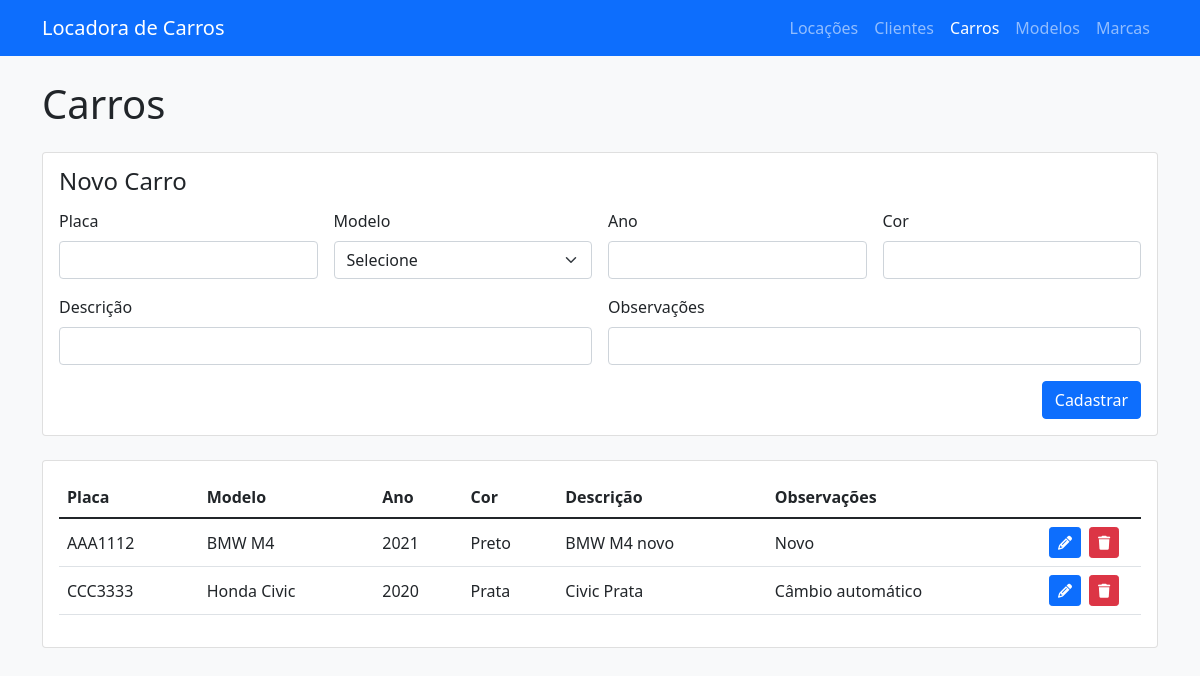
The page /carros/ on the database as committed earlier.
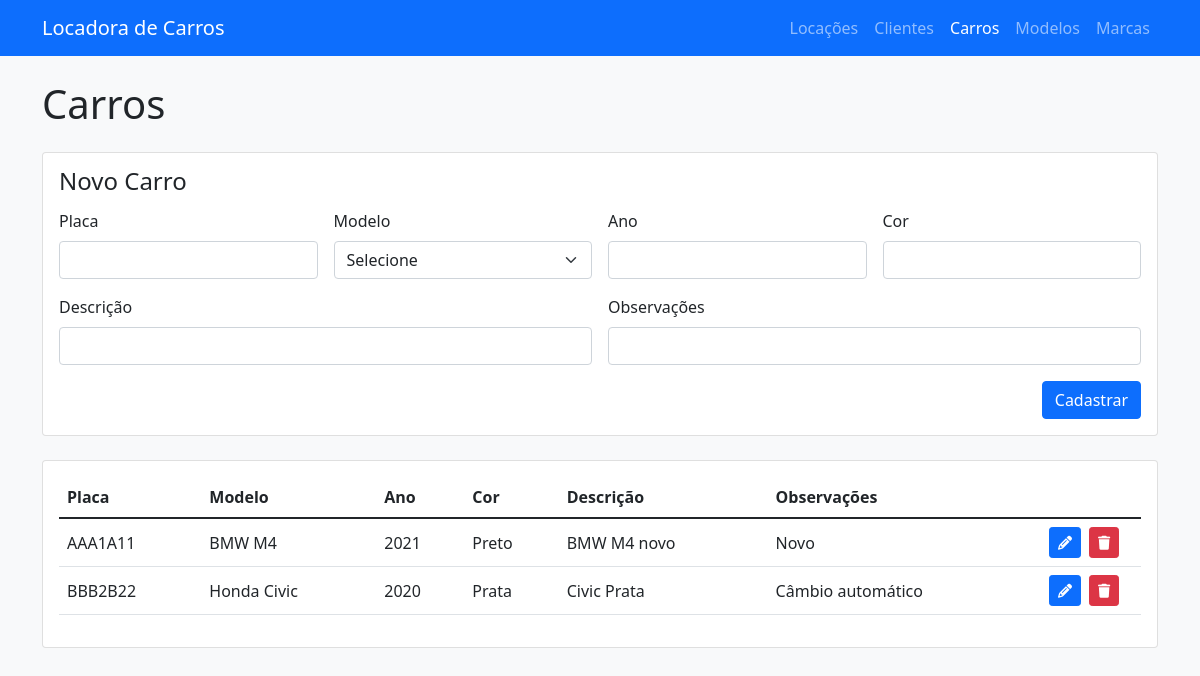
The same page on the database as committed later.
### Apps/Carros/models.py (models this page shows, shortened)
class Carro(models.Model):
    placa = models.CharField(max_length=7)
    modelo = models.ForeignKey(modelo_models.Modelo, on_delete=models.CASCADE)
    ano = models.CharField(max_length=20)
    cor = models.CharField(max_length=20)
    descricao = models.CharField(max_length=200)
    observacoes = models.CharField(max_length=200)

### Apps/Modelos/models.py (models this page shows)
class Modelo(models.Model):
    nome = models.CharField(max_length=50)
    marca = models.ForeignKey(marca_models.Marca, on_delete=models.CASCADE)
    descricao = models.CharField(max_length=200)
    def __str__(self):
        texto = '{0} {1}'
        return texto.format(self.marca.nome, self.nome)

### Apps/Marcas/models.py (models this page shows, shortened)
class Marca(models.Model):
    nome = models.CharField(max_length=50)
    descricao = models.CharField(max_length=200)

### Apps/Carros/views.py (the view)
# urls.py: path('', views.listarCarros, name='carros'),
def listarCarros(request):
    listaDeCarros = Carro.objects.all()
    listaDeModelos = modelo_models.Modelo.objects.all()
    return render(request, 'carros/index.html', {'carros': listaDeCarros, 'modelos': listaDeModelos})

### templates/carros/index.html (shortened to what this page needs)
{% extends '../base.html' %}
{% block content %}
    <h1>Carros</h1>
    <div class="card my-4">
        <div class="card-body">
            <h2 class="d-flex justify-content-between mb-3 fs-4 lh-1">
                {% if carro %}
                    <span>Editar Carro</span> <a href="/carros" class="fs-6 text-danger text-decoration-none">Cancelar</a>
                {% else %}
                    Novo Carro
                {% endif %}
            </h2>
            <form action="{% if carro %}/carros/atualizar/{{ carro.id }}{% else %}/carros/cadastrar/{% endif %}" method="POST">
                <div class="row g-3">
                    <div class="col-sm-6 col-lg-3">
                        <label for="placa" class="form-label">Placa</label>
                        <input type="text" minlength="7" maxlength="7" class="form-control" name="placa" id="placa" value="{{ carro.placa }}" data-placa required>
                    </div>
                    <div class="col-sm-6 col-lg-3">
                        <label for="modelo" class="form-label">Modelo</label>
                        <select class="form-select" name="modelo" id="modelo" value="{{ carro.modelo }}" required>
                            <option value="">Selecione</option>
                        </select>
                    </div>
                    <div class="col-sm-6 col-lg-3">
                        <label for="ano" class="form-label">Ano</label>
                        <input type="text" maxlength="20" class="form-control" name="ano" id="ano" value="{{ carro.ano }}" required>
                    </div>
                    <div class="col-sm-6 col-lg-3">
                        <label for="cor" class="form-label">Cor</label>
                        <input type="text" maxlength="20" class="form-control" name="cor" id="cor" value="{{ carro.cor }}" required>
                    </div>
                    <div class="col-lg-6">
                        <label for="descricao" class="form-label">Descrição</label>
                        <input type="text" maxlength="200" class="form-control" name="descricao" id="descricao"
                            value="{{ carro.descricao }}">
                    </div>
                    <div class="col-lg-6">
                        <label for="observacoes" class="form-label">Observações</label>
                        <input type="text" maxlength="200" class="form-control" name="observacoes" id="observacoes"
                            value="{{ carro.observacoes }}">
                    </div>
                </div>
                <div class="row mt-3">
                    <div class="col d-flex justify-content-sm-end">
                        <button type="submit" class="btn btn-primary flex-grow-1 flex-sm-grow-0">
                            {% if carro %}
                            Salvar
                            {% else %}
                            Cadastrar
                            {% endif %}
                        </button>
                    </div>
                </div>
            </form>
        </div>
    </div>
    <div class="card">
        <div class="card-body">
            <table class="table table-hover">
                <thead>
                    <tr>
                        <th scope="col">Placa</th>
                        <th scope="col">Modelo</th>
                        <th scope="col">Ano</th>
                        <th scope="col">Cor</th>
                        <th scope="col">Descrição</th>
                        <th scope="col">Observações</th>
                        <th scope="col"></th>
                    </tr>
                </thead>
                <tbody>
                    {% for carro in carros %}
                    <tr valign="middle">
                        <td>{{ carro.placa }}</td>
                        <td>{{ carro.modelo }}</td>
                        <td>{{ carro.ano }}</td>
                        <td>{{ carro.cor }}</td>
                        <td>{{ carro.descricao }}</td>
                        <td>{{ carro.observacoes }}</td>
                        <td width="100px">
                            <div class="d-flex gap-2">
                                <a href="/carros/{{ carro.id }}" class="btn btn-sm btn-primary" title="Editar">
                                    <i class="fas fa-pencil-alt"></i>
                                </a>
                                <button data-bs-toggle="modal" data-bs-target="#aviso-deletar" data-href="/carros/deletar/{{ carro.id }}"
                                    class="btn btn-sm btn-danger" title="Remover">
                                    <i class="fas fa-trash"></i>
                                </button>
                            </div>
                        </td>
                    </tr>
                    {% endfor %}
                </tbody>
            </table>
        </div>
    </div>
{% endblock %}

### templates/base.html (shortened to what this page needs)
<!DOCTYPE html>
<html lang="en">
{% load static %}
<head>
    <link href="https://cdn.jsdelivr.net/npm/bootstrap@5.1.3/dist/css/bootstrap.min.css" rel="stylesheet"
>
    <link rel="stylesheet" href="https://cdnjs.cloudflare.com/ajax/libs/datepicker/1.0.10/datepicker.min.css"
 />
</head>
<body class="bg-light">
    <header>
        <nav class="navbar navbar-expand-md navbar-dark bg-primary" aria-label="Fourth navbar example">
            <div class="container">
                <a class="navbar-brand" href="/">Locadora de Carros</a>
                <div class="collapse navbar-collapse justify-content-end" id="navbar">
                    <ul class="navbar-nav mb-2 mb-md-0">
                        <li class="nav-item">
                            <a class="nav-link {% if request.resolver_match.url_name == 'locacoes' %}active{% endif %}" aria-current="false" href="/locacoes/">Locações</a>
                        </li>
                        <li class="nav-item">
                            <a class="nav-link {% if request.resolver_match.url_name == 'clientes' %}active{% endif %}" aria-current="false" href="/clientes/">Clientes</a>
                        </li>
                        <li class="nav-item">
                            <a class="nav-link {% if request.resolver_match.url_name == 'carros' %}active{% endif %}" aria-current="false" href="/carros/">Carros</a>
                        </li>
                        <li class="nav-item">
                            <a class="nav-link {% if request.resolver_match.url_name == 'modelos' %}active{% endif %}" aria-current="false" href="/modelos/">Modelos</a>
                        </li>
                        <li class="nav-item">
                            <a class="nav-link {% if request.resolver_match.url_name == 'marcas' %}active{% endif %}" aria-current="false" href="/marcas/">Marcas</a>
                        </li>
                    </ul>
                </div>
            </div>
        </nav>
    </header>
    <main class="py-4">
        <div class="container">
            {% block content %}
            {% endblock %}
        </div>
    </main>
</body>
</html>

Rows that differ between the two databases and show on the page:
changed Carro "Preto": placa "AAA1112" → "AAA1A11"
changed Carro "Prata": placa "CCC3333" → "BBB2B22"
